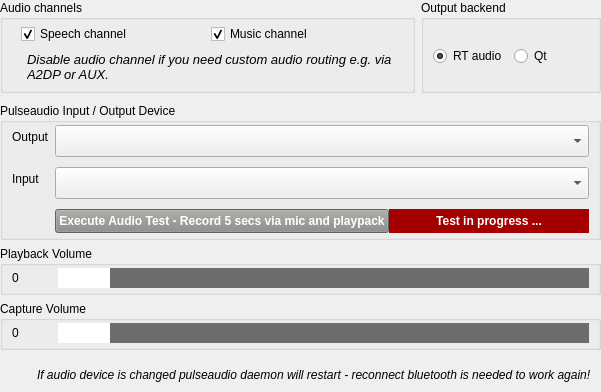
    <widget class="QWidget" name="tab3" native="true">
     <property name="sizePolicy">
      <sizepolicy hsizetype="Expanding" vsizetype="Expanding">
       <horstretch>0</horstretch>
       <verstretch>0</verstretch>
      </sizepolicy>
     </property>
     <layout class="QVBoxLayout" name="verticalLayout_30">
      <property name="leftMargin">
       <number>0</number>
      </property>
      <property name="topMargin">
       <number>0</number>
      </property>
      <property name="rightMargin">
       <number>0</number>
      </property>
      <property name="bottomMargin">
       <number>2</number>
      </property>
      <item>
       <widget class="QWidget" name="audiochannelsoutput" native="true">
        <property name="sizePolicy">
         <sizepolicy hsizetype="Expanding" vsizetype="Fixed">
          <horstretch>0</horstretch>
          <verstretch>0</verstretch>
         </sizepolicy>
        </property>
        <layout class="QHBoxLayout" name="horizontalLayout_30">
         <property name="leftMargin">
          <number>0</number>
         </property>
         <property name="topMargin">
          <number>0</number>
         </property>
         <property name="rightMargin">
          <number>0</number>
         </property>
         <property name="bottomMargin">
          <number>4</number>
         </property>
         <item>
          <widget class="QGroupBox" name="groupBoxAudioChannels">
           <property name="sizePolicy">
            <sizepolicy hsizetype="Expanding" vsizetype="Preferred">
             <horstretch>0</horstretch>
             <verstretch>0</verstretch>
            </sizepolicy>
           </property>
           <property name="title">
            <string>Audio channels</string>
           </property>
           <layout class="QVBoxLayout" name="verticalLayout_31">
            <property name="topMargin">
             <number>2</number>
            </property>
            <property name="bottomMargin">
             <number>0</number>
            </property>
            <item>
             <widget class="QWidget" name="channels" native="true">
              <property name="sizePolicy">
               <sizepolicy hsizetype="Expanding" vsizetype="Fixed">
                <horstretch>0</horstretch>
                <verstretch>0</verstretch>
               </sizepolicy>
              </property>
              <layout class="QHBoxLayout" name="horizontalLayout_2">
               <property name="topMargin">
                <number>2</number>
               </property>
               <property name="bottomMargin">
                <number>0</number>
               </property>
               <item>
                <widget class="QCheckBox" name="checkBoxSpeechAudioChannel">
                 <property name="text">
                  <string>Speech channel</string>
                 </property>
                 <property name="checked">
                  <bool>true</bool>
                 </property>
                </widget>
               </item>
               <item>
                <widget class="QCheckBox" name="checkBoxMusicAudioChannel">
                 <property name="text">
                  <string>Music channel</string>
                 </property>
                 <property name="checked">
                  <bool>true</bool>
                 </property>
                </widget>
               </item>
              </layout>
             </widget>
            </item>
            <item>
             <widget class="QWidget" name="audiochannelsinfo" native="true">
              <property name="sizePolicy">
               <sizepolicy hsizetype="Expanding" vsizetype="Expanding">
                <horstretch>0</horstretch>
                <verstretch>0</verstretch>
               </sizepolicy>
              </property>
              <property name="minimumSize">
               <size>
                <width>0</width>
                <height>40</height>
               </size>
              </property>
              <layout class="QFormLayout" name="formLayout_33">
               <property name="topMargin">
                <number>2</number>
               </property>
               <property name="bottomMargin">
                <number>0</number>
               </property>
               <item row="0" column="0">
                <widget class="QLabel" name="label_11">
                 <property name="sizePolicy">
                  <sizepolicy hsizetype="Fixed" vsizetype="Minimum">
                   <horstretch>0</horstretch>
                   <verstretch>0</verstretch>
                  </sizepolicy>
                 </property>
                 <property name="minimumSize">
                  <size>
                   <width>0</width>
                   <height>30</height>
                  </size>
                 </property>
                 <property name="maximumSize">
                  <size>
                   <width>16777215</width>
                   <height>30</height>
                  </size>
                 </property>
                 <property name="text">
                  <string>&lt;html&gt;&lt;head/&gt;&lt;body&gt;&lt;p&gt;&lt;img src=&quot;:/ico_info.png&quot;/&gt;&lt;/p&gt;&lt;/body&gt;&lt;/html&gt;</string>
                 </property>
                 <property name="alignment">
                  <set>Qt::AlignCenter</set>
                 </property>
                </widget>
               </item>
               <item row="0" column="1">
                <widget class="QLabel" name="label_12">
                 <property name="sizePolicy">
                  <sizepolicy hsizetype="Expanding" vsizetype="Fixed">
                   <horstretch>0</horstretch>
                   <verstretch>0</verstretch>
                  </sizepolicy>
                 </property>
                 <property name="minimumSize">
                  <size>
                   <width>0</width>
                   <height>30</height>
                  </size>
                 </property>
                 <property name="maximumSize">
                  <size>
                   <width>16777215</width>
                   <height>30</height>
                  </size>
                 </property>
                 <property name="font">
                  <font>
                   <pointsize>10</pointsize>
                   <italic>true</italic>
                  </font>
                 </property>
                 <property name="text">
                  <string>Disable audio channel if you need custom audio routing e.g. via A2DP or AUX.</string>
                 </property>
                 <property name="wordWrap">
                  <bool>true</bool>
                 </property>
                </widget>
               </item>
              </layout>
             </widget>
            </item>
           </layout>
          </widget>
         </item>
         <item>
          <widget class="QGroupBox" name="groupBoxAudioOutputBackend">
           <property name="sizePolicy">
            <sizepolicy hsizetype="Fixed" vsizetype="Preferred">
             <horstretch>0</horstretch>
             <verstretch>0</verstretch>
            </sizepolicy>
           </property>
           <property name="minimumSize">
            <size>
             <width>180</width>
             <height>0</height>
            </size>
           </property>
           <property name="maximumSize">
            <size>
             <width>180</width>
             <height>16777215</height>
            </size>
           </property>
           <property name="title">
            <string>Output backend</string>
           </property>
           <layout class="QHBoxLayout" name="horizontalLayout_31">
            <property name="topMargin">
             <number>2</number>
            </property>
            <property name="bottomMargin">
             <number>0</number>
            </property>
            <item>
             <widget class="QRadioButton" name="radioButtonRtAudio">
              <property name="text">
               <string>RT audio</string>
              </property>
              <property name="checked">
               <bool>true</bool>
              </property>
             </widget>
            </item>
            <item>
             <widget class="QRadioButton" name="radioButtonQtAudio">
              <property name="text">
               <string>Qt</string>
              </property>
             </widget>
            </item>
           </layout>
          </widget>
         </item>
        </layout>
       </widget>
      </item>
      <item>
       <widget class="QGroupBox" name="groupBoxPulse">
        <property name="sizePolicy">
         <sizepolicy hsizetype="Expanding" vsizetype="Minimum">
          <horstretch>0</horstretch>
          <verstretch>0</verstretch>
         </sizepolicy>
        </property>
        <property name="title">
         <string>Pulseaudio Input / Output Device</string>
        </property>
        <layout class="QFormLayout" name="formLayout_16">
         <property name="verticalSpacing">
          <number>10</number>
         </property>
         <property name="topMargin">
          <number>2</number>
         </property>
         <property name="bottomMargin">
          <number>4</number>
         </property>
         <item row="0" column="0">
          <widget class="QLabel" name="labelPulseOutput">
           <property name="sizePolicy">
            <sizepolicy hsizetype="Preferred" vsizetype="Fixed">
             <horstretch>0</horstretch>
             <verstretch>0</verstretch>
            </sizepolicy>
           </property>
           <property name="minimumSize">
            <size>
             <width>0</width>
             <height>24</height>
            </size>
           </property>
           <property name="maximumSize">
            <size>
             <width>16777215</width>
             <height>24</height>
            </size>
           </property>
           <property name="text">
            <string>Output</string>
           </property>
          </widget>
         </item>
         <item row="0" column="1">
          <widget class="QComboBox" name="comboBoxPulseOutput">
           <property name="sizePolicy">
            <sizepolicy hsizetype="Expanding" vsizetype="Fixed">
             <horstretch>0</horstretch>
             <verstretch>0</verstretch>
            </sizepolicy>
           </property>
           <property name="minimumSize">
            <size>
             <width>0</width>
             <height>32</height>
            </size>
           </property>
           <property name="maximumSize">
            <size>
             <width>16777215</width>
             <height>32</height>
            </size>
           </property>
           <property name="styleSheet">
            <string notr="true">QScrollBar { 
	width: 40px;
	background-color: rgba(85, 87, 83, 0.7);
}
QComboBox::item {
	padding-top: 6px;
	padding-bottom: 6px;
	height: 32px;
	min-height: 32px;
}
QComboBox::item:selected {
	background-color: rgb(78, 154, 6);
	padding-top: 6px;
	padding-bottom: 6px;
	height: 32px;
	min-height: 32px;
}</string>
           </property>
          </widget>
         </item>
         <item row="1" column="0">
          <widget class="QLabel" name="labelPulseInput">
           <property name="sizePolicy">
            <sizepolicy hsizetype="Preferred" vsizetype="Fixed">
             <horstretch>0</horstretch>
             <verstretch>0</verstretch>
            </sizepolicy>
           </property>
           <property name="minimumSize">
            <size>
             <width>0</width>
             <height>24</height>
            </size>
           </property>
           <property name="maximumSize">
            <size>
             <width>16777215</width>
             <height>24</height>
            </size>
           </property>
           <property name="text">
            <string>Input</string>
           </property>
          </widget>
         </item>
         <item row="1" column="1">
          <widget class="QComboBox" name="comboBoxPulseInput">
           <property name="sizePolicy">
            <sizepolicy hsizetype="Expanding" vsizetype="Fixed">
             <horstretch>0</horstretch>
             <verstretch>0</verstretch>
            </sizepolicy>
           </property>
           <property name="minimumSize">
            <size>
             <width>0</width>
             <height>32</height>
            </size>
           </property>
           <property name="maximumSize">
            <size>
             <width>16777215</width>
             <height>32</height>
            </size>
           </property>
           <property name="styleSheet">
            <string notr="true">QScrollBar { 
	width: 40px;
	background-color: rgba(85, 87, 83, 0.7);
}
QComboBox::item {
	padding-top: 6px;
	padding-bottom: 6px;
	height: 32px;
	min-height: 32px;
}
QComboBox::item:selected {
	background-color: rgb(78, 154, 6);
	padding-top: 6px;
	padding-bottom: 6px;
	height: 32px;
	min-height: 32px;
}</string>
           </property>
          </widget>
         </item>
         <item row="2" column="1">
          <widget class="QWidget" name="horizontalWidget" native="true">
           <property name="sizePolicy">
            <sizepolicy hsizetype="Expanding" vsizetype="Fixed">
             <horstretch>0</horstretch>
             <verstretch>0</verstretch>
            </sizepolicy>
           </property>
           <property name="minimumSize">
            <size>
             <width>0</width>
             <height>24</height>
            </size>
           </property>
           <property name="maximumSize">
            <size>
             <width>16777215</width>
             <height>24</height>
            </size>
           </property>
           <layout class="QHBoxLayout" name="horizontalLayout_4">
            <property name="spacing">
             <number>0</number>
            </property>
            <property name="leftMargin">
             <number>0</number>
            </property>
            <property name="topMargin">
             <number>0</number>
            </property>
            <property name="rightMargin">
             <number>0</number>
            </property>
            <property name="bottomMargin">
             <number>0</number>
            </property>
            <item>
             <widget class="QPushButton" name="pushButtonAudioTest">
              <property name="sizePolicy">
               <sizepolicy hsizetype="Expanding" vsizetype="Fixed">
                <horstretch>0</horstretch>
                <verstretch>0</verstretch>
               </sizepolicy>
              </property>
              <property name="minimumSize">
               <size>
                <width>0</width>
                <height>24</height>
               </size>
              </property>
              <property name="maximumSize">
               <size>
                <width>16777215</width>
                <height>24</height>
               </size>
              </property>
              <property name="font">
               <font>
                <weight>75</weight>
                <bold>true</bold>
               </font>
              </property>
              <property name="styleSheet">
               <string notr="true">background-color: rgb(136, 138, 133);
color: rgb(255, 255, 255);</string>
              </property>
              <property name="text">
               <string>Execute Audio Test - Record 5 secs via mic and playpack</string>
              </property>
             </widget>
            </item>
            <item>
             <widget class="QLabel" name="labelTestInProgress">
              <property name="sizePolicy">
               <sizepolicy hsizetype="Expanding" vsizetype="Fixed">
                <horstretch>0</horstretch>
                <verstretch>0</verstretch>
               </sizepolicy>
              </property>
              <property name="minimumSize">
               <size>
                <width>0</width>
                <height>24</height>
               </size>
              </property>
              <property name="maximumSize">
               <size>
                <width>16777215</width>
                <height>24</height>
               </size>
              </property>
              <property name="font">
               <font>
                <weight>75</weight>
                <bold>true</bold>
               </font>
              </property>
              <property name="styleSheet">
               <string notr="true">background-color: rgb(164, 0, 0);
color: rgb(255, 255, 255);</string>
              </property>
              <property name="text">
               <string>Test in progress ...</string>
              </property>
              <property name="alignment">
               <set>Qt::AlignCenter</set>
              </property>
             </widget>
            </item>
           </layout>
          </widget>
         </item>
        </layout>
       </widget>
      </item>
      <item>
       <widget class="QGroupBox" name="groupBoxSystemVolume">
        <property name="sizePolicy">
         <sizepolicy hsizetype="Expanding" vsizetype="Fixed">
          <horstretch>0</horstretch>
          <verstretch>0</verstretch>
         </sizepolicy>
        </property>
        <property name="title">
         <string>Playback Volume</string>
        </property>
        <layout class="QFormLayout" name="formLayout_25">
         <property name="horizontalSpacing">
          <number>6</number>
         </property>
         <property name="verticalSpacing">
          <number>2</number>
         </property>
         <property name="topMargin">
          <number>2</number>
         </property>
         <property name="bottomMargin">
          <number>4</number>
         </property>
         <item row="0" column="0">
          <widget class="QLabel" name="labelSystemVolumeValue">
           <property name="sizePolicy">
            <sizepolicy hsizetype="Fixed" vsizetype="Fixed">
             <horstretch>0</horstretch>
             <verstretch>0</verstretch>
            </sizepolicy>
           </property>
           <property name="minimumSize">
            <size>
             <width>40</width>
             <height>20</height>
            </size>
           </property>
           <property name="maximumSize">
            <size>
             <width>16777215</width>
             <height>20</height>
            </size>
           </property>
           <property name="text">
            <string>0</string>
           </property>
          </widget>
         </item>
         <item row="0" column="1">
          <widget class="QSlider" name="horizontalSliderSystemVolume">
           <property name="minimumSize">
            <size>
             <width>0</width>
             <height>20</height>
            </size>
           </property>
           <property name="styleSheet">
            <string notr="true">QSlider::handle:horizontal { background: white; height: 32px; width: 52px; margin: 0 0;}
QSlider::groove:horizontal { background: #6d6d6d; height: 32px;}</string>
           </property>
           <property name="maximum">
            <number>100</number>
           </property>
           <property name="orientation">
            <enum>Qt::Horizontal</enum>
           </property>
          </widget>
         </item>
        </layout>
       </widget>
      </item>
      <item>
       <widget class="QGroupBox" name="groupBoxSystemCapture">
        <property name="sizePolicy">
         <sizepolicy hsizetype="Expanding" vsizetype="Fixed">
          <horstretch>0</horstretch>
          <verstretch>0</verstretch>
         </sizepolicy>
        </property>
        <property name="title">
         <string>Capture Volume</string>
        </property>
        <layout class="QFormLayout" name="formLayout_26">
         <property name="topMargin">
          <number>2</number>
         </property>
         <property name="bottomMargin">
          <number>4</number>
         </property>
         <item row="0" column="0">
          <widget class="QLabel" name="labelSystemCaptureValue">
           <property name="sizePolicy">
            <sizepolicy hsizetype="Fixed" vsizetype="Fixed">
             <horstretch>0</horstretch>
             <verstretch>0</verstretch>
            </sizepolicy>
           </property>
           <property name="minimumSize">
            <size>
             <width>40</width>
             <height>20</height>
            </size>
           </property>
           <property name="maximumSize">
            <size>
             <width>16777215</width>
             <height>20</height>
            </size>
           </property>
           <property name="text">
            <string>0</string>
           </property>
          </widget>
         </item>
         <item row="0" column="1">
          <widget class="QSlider" name="horizontalSliderSystemCapture">
           <property name="minimumSize">
            <size>
             <width>0</width>
             <height>20</height>
            </size>
           </property>
           <property name="styleSheet">
            <string notr="true">QSlider::handle:horizontal { background: white; height: 32px; width: 52px; margin: 0 0;}
QSlider::groove:horizontal { background: #6d6d6d; height: 32px;}</string>
           </property>
           <property name="maximum">
            <number>100</number>
           </property>
           <property name="orientation">
            <enum>Qt::Horizontal</enum>
           </property>
          </widget>
         </item>
        </layout>
       </widget>
      </item>
      <item>
       <spacer name="verticalSpacer">
        <property name="orientation">
         <enum>Qt::Vertical</enum>
        </property>
        <property name="sizeHint" stdset="0">
         <size>
          <width>20</width>
          <height>4</height>
         </size>
        </property>
       </spacer>
      </item>
      <item>
       <widget class="QWidget" name="widget" native="true">
        <property name="sizePolicy">
         <sizepolicy hsizetype="Expanding" vsizetype="Fixed">
          <horstretch>0</horstretch>
          <verstretch>0</verstretch>
         </sizepolicy>
        </property>
        <layout class="QFormLayout" name="formLayout_4">
         <property name="labelAlignment">
          <set>Qt::AlignLeading|Qt::AlignLeft|Qt::AlignVCenter</set>
         </property>
         <property name="formAlignment">
          <set>Qt::AlignLeading|Qt::AlignLeft|Qt::AlignTop</set>
         </property>
         <property name="leftMargin">
          <number>1</number>
         </property>
         <property name="topMargin">
          <number>0</number>
         </property>
         <property name="rightMargin">
          <number>9</number>
         </property>
         <property name="bottomMargin">
          <number>0</number>
         </property>
         <item row="0" column="0">
          <widget class="QLabel" name="label_9">
           <property name="sizePolicy">
            <sizepolicy hsizetype="Fixed" vsizetype="Fixed">
             <horstretch>0</horstretch>
             <verstretch>0</verstretch>
            </sizepolicy>
           </property>
           <property name="minimumSize">
            <size>
             <width>30</width>
             <height>30</height>
            </size>
           </property>
           <property name="maximumSize">
            <size>
             <width>30</width>
             <height>30</height>
            </size>
           </property>
           <property name="text">
            <string>&lt;html&gt;&lt;head/&gt;&lt;body&gt;&lt;p&gt;&lt;img src=&quot;:/ico_warning.png&quot;/&gt;&lt;/p&gt;&lt;/body&gt;&lt;/html&gt;</string>
           </property>
          </widget>
         </item>
         <item row="0" column="1">
          <widget class="QLabel" name="label_15">
           <property name="sizePolicy">
            <sizepolicy hsizetype="Expanding" vsizetype="Fixed">
             <horstretch>0</horstretch>
             <verstretch>0</verstretch>
            </sizepolicy>
           </property>
           <property name="minimumSize">
            <size>
             <width>0</width>
             <height>30</height>
            </size>
           </property>
           <property name="maximumSize">
            <size>
             <width>16777215</width>
             <height>30</height>
            </size>
           </property>
           <property name="font">
            <font>
             <italic>true</italic>
            </font>
           </property>
           <property name="text">
            <string>If audio device is changed pulseaudio daemon will restart - reconnect bluetooth is needed to work again!</string>
           </property>
          </widget>
         </item>
        </layout>
       </widget>
      </item>
     </layout>
    </widget>
